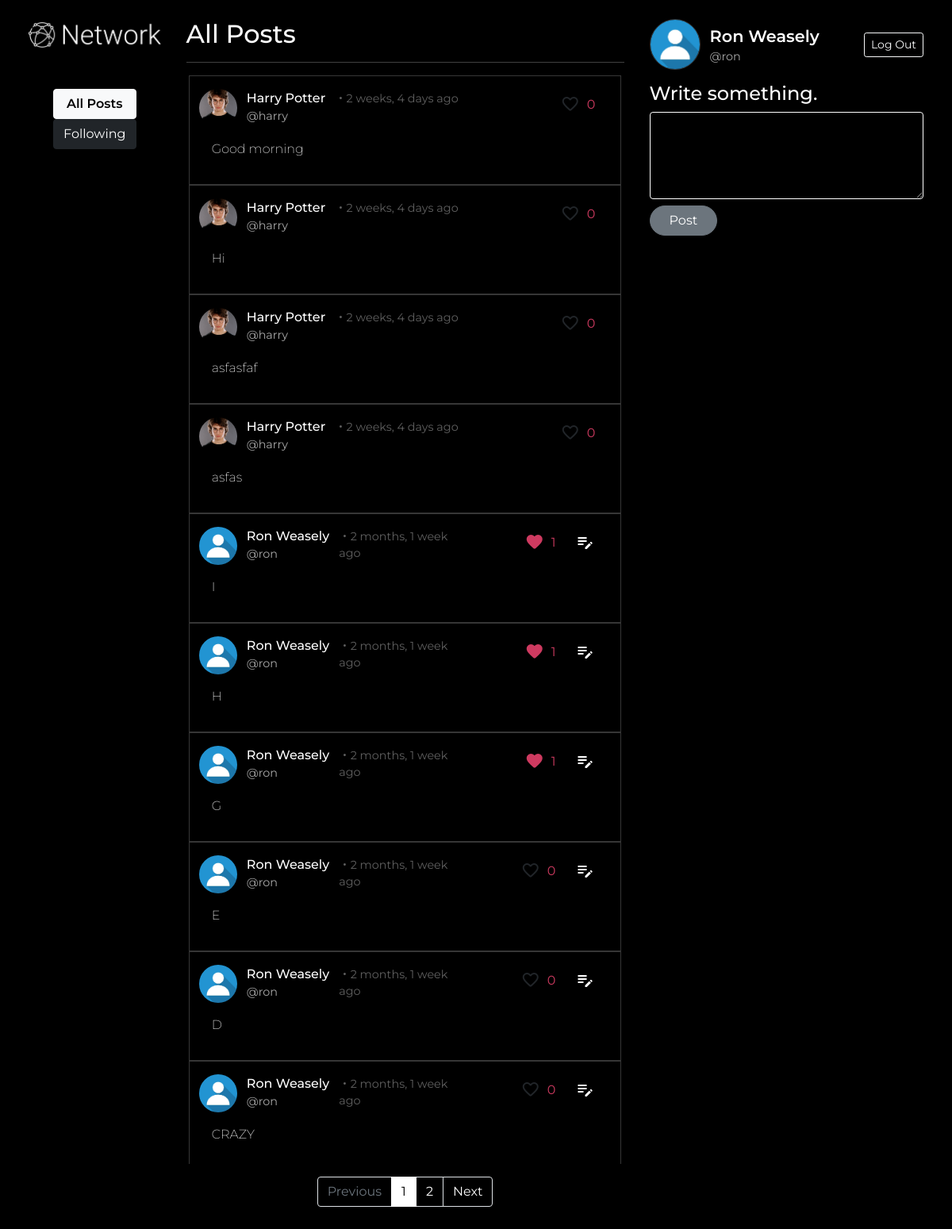
Screenshot of / (signed in) with the database file from the repository.
### network/models.py (models this page shows, shortened)
class Post(models.Model):
    creator = models.ForeignKey(User, on_delete=models.CASCADE, related_name="posts")
    content = models.CharField(max_length=255)
    timestamp = models.DateTimeField(auto_now_add=True)
    def liked_users(self):
        return [x[0] for x in self.likes.values_list("user_id")]

class Profile(models.Model):
    user = models.OneToOneField(User, on_delete=models.CASCADE)
    profile_pic = models.ImageField(upload_to="profile_pics", blank=True)
    timestamp = models.DateField(auto_now_add=True)

class User(AbstractUser):
    pass

### network/views.py (the view)
# urls.py: path("", views.index, name="index"),
@login_required(login_url="login")
def index(request):
    if request.method == "POST":
        creator = request.user
        content = request.POST["content"]
        post = Post(creator=creator, content=content)
        post.save()
        return HttpResponseRedirect(reverse("index"))
    posts = list(reversed(Post.objects.all()))
    paginator = Paginator(posts, 10)
    page_number = request.GET.get('page')
    page_obj = paginator.get_page(page_number)
    print(page_obj[0].liked_users())
    return render(request, "network/index.html", {
        "posts": page_obj
    })

### network/templates/network/index.html (shortened to what this page needs)
{% extends "network/layout.html" %}
{% load static %}
{% load humanize %}
{% block nav %}
    <a style="font-weight: 600;" class="btn btn-light" href="{% url 'index' %}">All Posts</a>
    <a class="btn btn-dark" href="{% url 'following' %}">Following</a>
{% endblock %}
{% block body %}
    <div class="col-6 ms-2 me-2">
        <h2>All Posts</h2>
        <hr>
        <div class="post-list">
            {% for post in posts %}
                <div class="row posts">
                    <div class="row">
                        <div class="col-auto">
                            {% if post.creator.profile.profile_pic.url != None %}
                                <img class="profile-pic-post" src="{{ post.creator.profile.profile_pic.url }}" alt="Profile Picture">
                            {% else %}
                                <img class="profile-pic-post" src="{% static 'network/media/default-profile-picture.jpg' %}" alt="Profile Picture">
                            {% endif %}
                        </div>
                        <div class="col-auto">
                            <div class="row profile-name-post">
                                {{ post.creator.first_name }}
                                {{ post.creator.last_name }}
                            </div>
                            <div class="row">
                                <a class="profile-username-post" href="{% url 'profile' id=post.creator.pk %}">@{{ post.creator.username }}</a>
                            </div>
                        </div>
                        <div class="col time">
                            ・{{ post.timestamp|naturaltime }}
                        </div>
                        <div class="col d-grid gap-2 d-md-flex justify-content-md-end pe-0" id="toolbar-buttons">
                            {% if request.user.pk in post.liked_users %}
                                <button class="material-icons-round btn btn-bg-transparent p-0 like-button" id="like-button" data-post-id="{{ post.pk }}">
                                </button>
                            {% else %}
                                <button class="material-icons-round btn btn-bg-transparent p-0 unlike-button" id="like-button" data-post-id="{{ post.pk }}">
                                </button>
                            {% endif %}
                            <span class="like-count" id="like-count-{{ post.pk }}">{{ post.likes.count }}</span>
                            {% if request.user == post.creator %}
                                <button class="material-icons btn btn-bg-transparent pt-0 pb-0 p-2 edit-button" id="edit-button" data-post-id="{{ post.pk }}">
                                </button>
                            {% endif %}
                        </div>
                    </div>
                    <div class="row content-post" id="content-{{ post.pk }}">
                        {{ post.content }}
                    </div>
                </div>
            {% endfor %}
        </div>
        <nav class="nav justify-content-center">
            <ul class="pagination m-0 mt-3">
                {% if posts.has_previous %}
                    <li class="page-item">
                        <a class="page-link" href="?page={{ posts.previous_page_number }}" tabindex="-1">Previous</a>
                    </li>
                {% else %}
                    <li class="page-item disabled">
                        <a class="page-link" href="#" tabindex="-1" aria-disabled="true">Previous</a>
                    </li>
                {% endif %}
                {% for i in posts.paginator.page_range %}
                    {% if posts.number == i %}
                        <li class="page-item active" aria-current="page">
                            <a class="page-link" href="?page={{ i }}">{{ i }}</a>
                        </li>
                    {% elif i > posts.number|add:'-3' and i < posts.number|add:'3' %}
                        <li class="page-item">
                            <a class="page-link" href="?page={{ i }}">{{ i }}</a>
                        </li>
                    {% endif %}
                {% endfor %}
                {% if posts.has_next %}
                    <li class="page-item">
                        <a class="page-link" href="?page={{ posts.next_page_number }}">Next</a>
                    </li>
                {% else %}
                    <li class="page-item disabled   ">
                        <a class="page-link" href="#">Next</a>
                    </li>
                {% endif %}
            </ul>
        </nav>
    </div>
    <div class="col">
        <div class="row justify-content-end align-items-center">
            <div class="col-auto">
                {% if user.profile.profile_pic.url != None %}
                    <img class="profile-pic" src="{{ user.profile.profile_pic.url }}" alt="Profile Picture">
                {% else %}
                    <img class="profile-pic" src="{% static 'network/media/default-profile-picture.jpg' %}" alt="Profile Picture">
                {% endif %}
            </div>
            <div class="col-auto">
                <div class="row profile-name">
                    {{ request.user.first_name }}
                    {{ request.user.last_name }}
                </div>
                <div class="row">
                    <a class="profile-username" href="{% url 'profile' id=user.pk %}">@{{ request.user.username }}</a>
                </div>
            </div>
            <div style="text-align: end;" class="col">
                <a class="btn btn-sm btn-outline-light ms-3" href="{% url 'logout' %}">Log Out</a>
            </div>
        </div>
        <div class="row mt-3">
            <h4>Write something.</h4>
            <form class="new-post" action="{% url 'index' %}" method="POST">
                <textarea class="form-control new-post-text" rows="4" name="content" required></textarea>
                <button type="submit" class="btn btn-secondary rounded-pill mt-2 ps-4 pe-4">Post</button>
            </form>
        </div>
    </div>
{% endblock %}

### network/templates/network/layout.html (shortened to what this page needs)
{% load static %}
<!DOCTYPE html>
<html lang="en">
    <head>
        <link href="https://cdn.jsdelivr.net/npm/bootstrap@5.0.1/dist/css/bootstrap.min.css" rel="stylesheet">
        <link href="{% static 'network/styles.css' %}" rel="stylesheet">
    </head>
    <body>
        <div class="row m-4 col-left">
            <div class="col-auto">
                <a href="{% url 'index' %}">
                    <img class="network-logo" src="{% static 'network/media/globe.png' %}" alt="Network Logo">
                </a>
                <div class="nav flex-column nav-pills mt-5 mx-auto" style="width: fit-content;">
                    {% block nav %}
                    {% endblock %}
                </div>
            </div>
            {% block body %}
            {% endblock %}
        </div>
    </body>
</html>

### network/static/network/styles.css (style rules this page uses)
* { margin: 0; padding: 0; box-sizing: border-box; }
body { background-color: black; color: white; font-family: 'Montserrat', sans-serif; }
.network-logo { height: 2.5em; }
.col-left { margin-left: 5em; }
.profile-pic { height: 4em; width: 4em; object-fit: cover; border-radius: 50%; border: 1px solid rgb(58, 58, 58); }
.profile-name { font-size: 1.3em; font-weight: 600; }
.profile-username { font-size: .9em; color: rgb(167, 167, 167); padding: 0; text-decoration: none; }
.new-post-text { border: 1px solid white; background: transparent; }
.posts { border: .5px solid rgb(54, 54, 54); padding: 1em 0; margin: 0 .2em; }
.profile-pic-post { height: 3em; width: 3em; object-fit: cover; border-radius: 50%; }
.profile-name-post { font-size: 1em; font-weight: 500; }
.profile-username-post { font-size: .9em; color: rgb(167, 167, 167); padding: 0; text-decoration: none; }
.content-post { margin: 1em; font-weight: 200; }
.post-list { height: 78vh; overflow-x: hidden; overflow-y: auto; }
.time { font-size: .9em; color: rgb(95, 95, 95); margin-top: 0.1em; }
.page-link { background-color: black; color: white; }
.pagination > .disabled > .page-link { background-color: black; }
.pagination > .active > .page-link { border-color: white; color: black; background-color: white; }
.like-button { height: fit-content; font-size: 1.5em; color: #CE3A60; }
.unlike-button { height: fit-content; font-size: 1.5em; }
.edit-button { height: fit-content; font-size: 1.5em; color: white; }
.like-count { margin-top: .5em; margin-right: .5em; color: #CE3A60; }

### rows the page displays
Post: creator.profile.profile_pic (picture), creator.first_name "Harry", creator.last_name "Potter", creator.username "harry", timestamp "2 weeks, 4 days ago", likes.count "0", content "Good morning"
Post: creator.profile.profile_pic (picture), creator.first_name "Harry", creator.last_name "Potter", creator.username "harry", timestamp "2 weeks, 4 days ago", likes.count "0", content "Hi"
Post: creator.profile.profile_pic (picture), creator.first_name "Harry", creator.last_name "Potter", creator.username "harry", timestamp "2 weeks, 4 days ago", likes.count "0", content "asfasfaf"
Post: creator.profile.profile_pic (picture), creator.first_name "Harry", creator.last_name "Potter", creator.username "harry", timestamp "2 weeks, 4 days ago", likes.count "0", content "asfas"
Post: creator.first_name "Ron", creator.last_name "Weasely", creator.username "ron", timestamp "2 months, 1 week ago", likes.count "1", content "I"
Post: creator.first_name "Ron", creator.last_name "Weasely", creator.username "ron", timestamp "2 months, 1 week ago", likes.count "1", content "H"
Post: creator.first_name "Ron", creator.last_name "Weasely", creator.username "ron", timestamp "2 months, 1 week ago", likes.count "1", content "G"
Post: creator.first_name "Ron", creator.last_name "Weasely", creator.username "ron", timestamp "2 months, 1 week ago", likes.count "0", content "E"
Post: creator.first_name "Ron", creator.last_name "Weasely", creator.username "ron", timestamp "2 months, 1 week ago", likes.count "0", content "D"
Post: creator.first_name "Ron", creator.last_name "Weasely", creator.username "ron", timestamp "2 months, 1 week ago", likes.count "0", content "CRAZY"
User: user.first_name "Ron", user.last_name "Weasely", user.username "ron"

### other values shown
{{ i }} "1"
{{ i }} "2"
